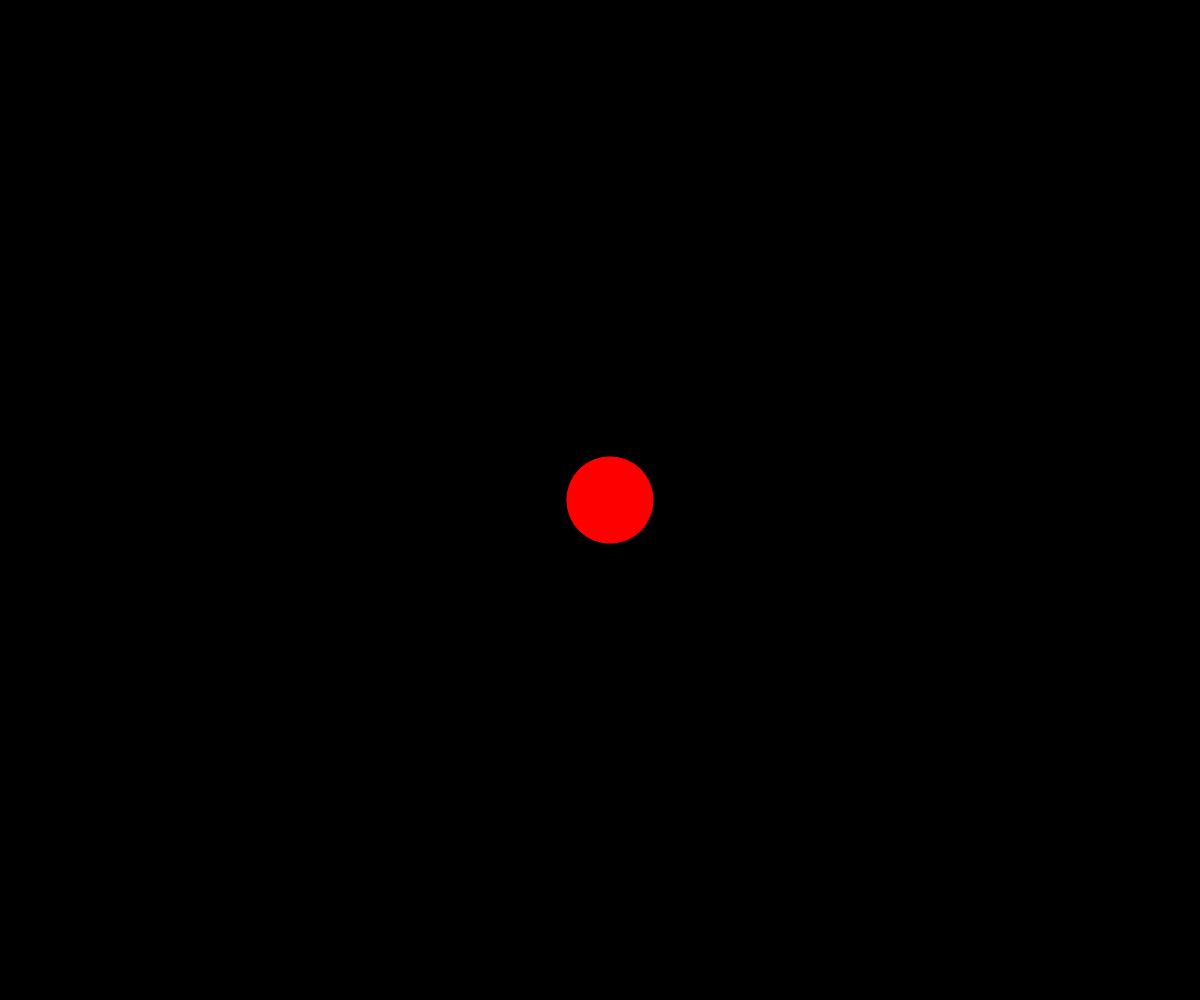
Frame 1 (no input)
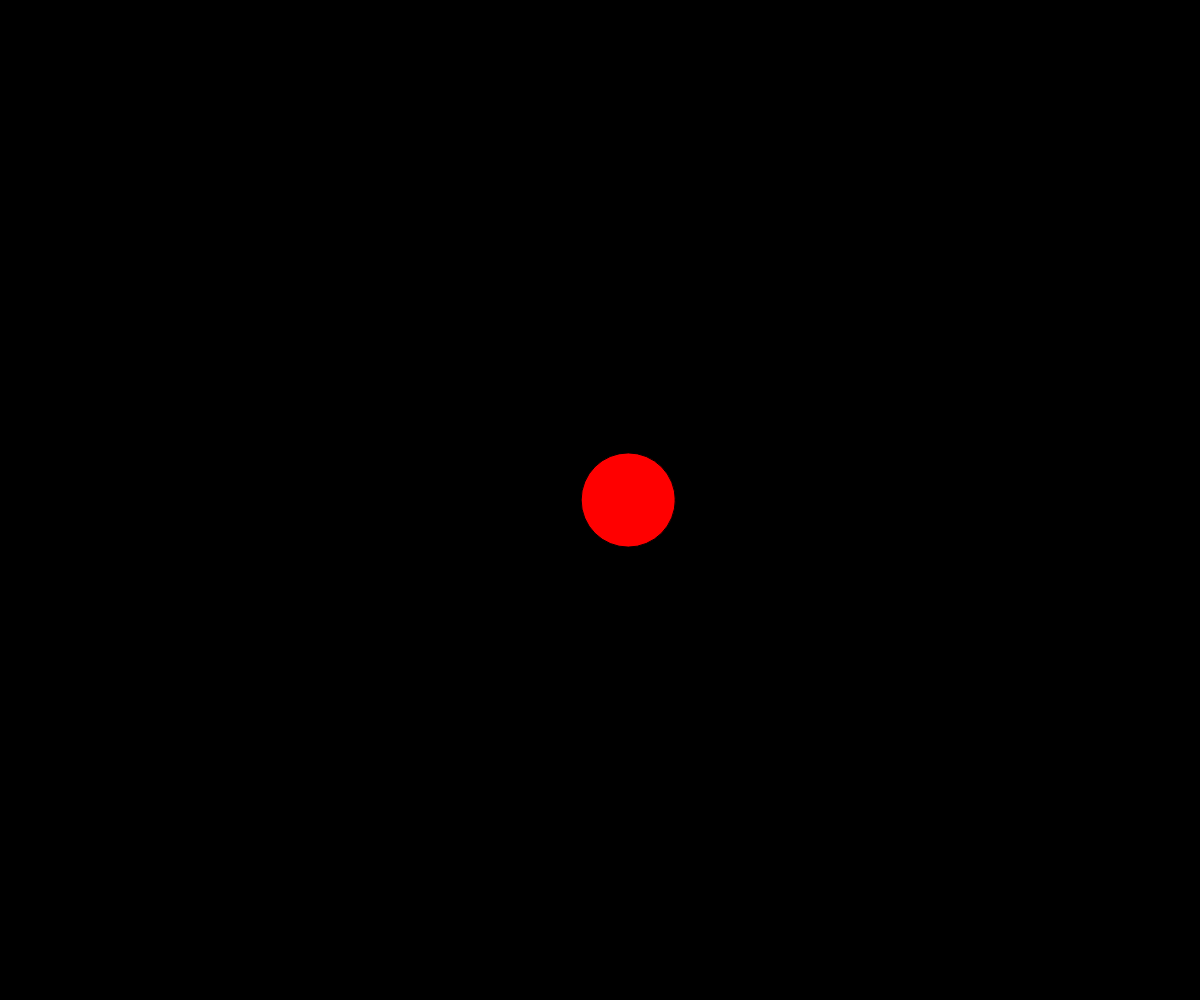
Frame 60 (no input)
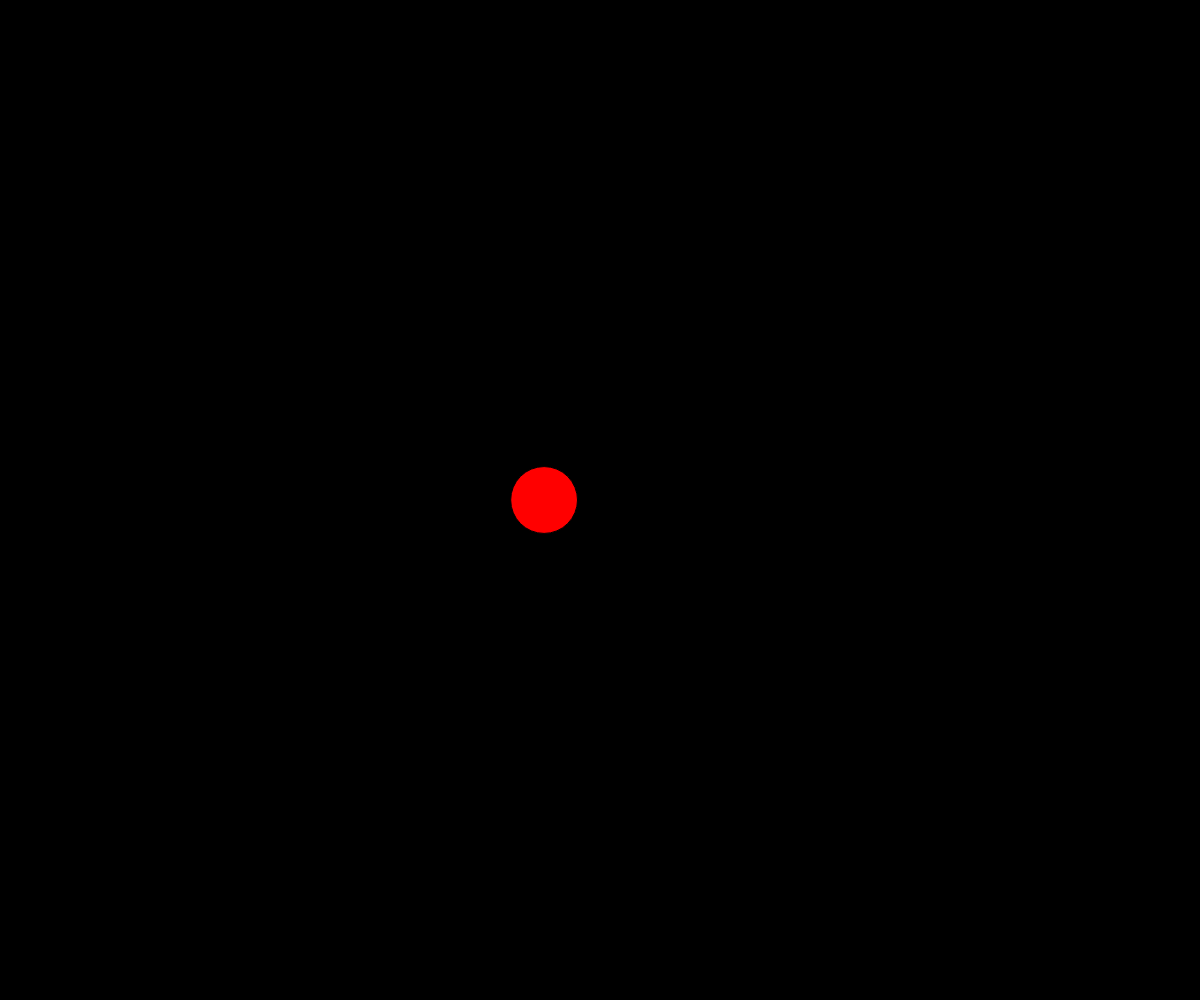
Frame 120 (the mouse pressed at the canvas centre since frame 60)

The p5.js sketch that drew these frames (run headless with seeded random() and noise() and a simulated clock; from frame 60 on, the mouse is pressed at the canvas centre):

// p5.js sketch
// ── sketch.js
// Sinus liefert immer einen Wert zwischen -1 und 1
let amplitude = 200; // wie weit schwingt es aus?
let speed = 0.05; // wie schnell schwingt es?

function setup() {
  createCanvas(windowWidth, windowHeight);
}

function draw() {
  background(0);

  // frameCount zählt hoch -> sin() schwingt hin und her
  let s = sin(frameCount * speed);

  // s (-1 bis 1) mal amplitude ergibt Pixel
  let x = width / 2 + s * amplitude;

  // map() bringt -1...1 in einen beliebigen Bereich
  let size = map(s, -1, 1, 20, 150);

  fill(255, 0, 0);
  ellipse(x, height / 2, size);

  // ÜBUNG: Ändere amplitude und speed
  // ÜBUNG: Lass die Farbe mit s ihre Helligkeit ändern
}
